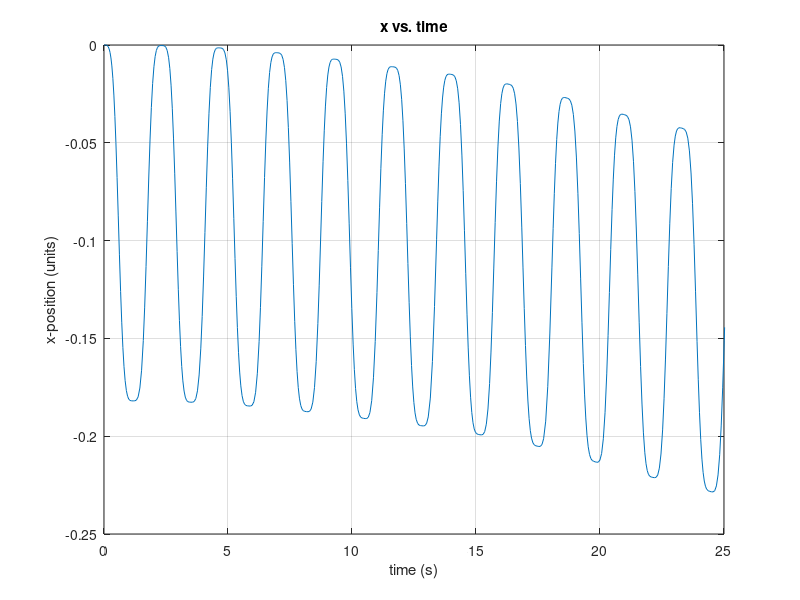
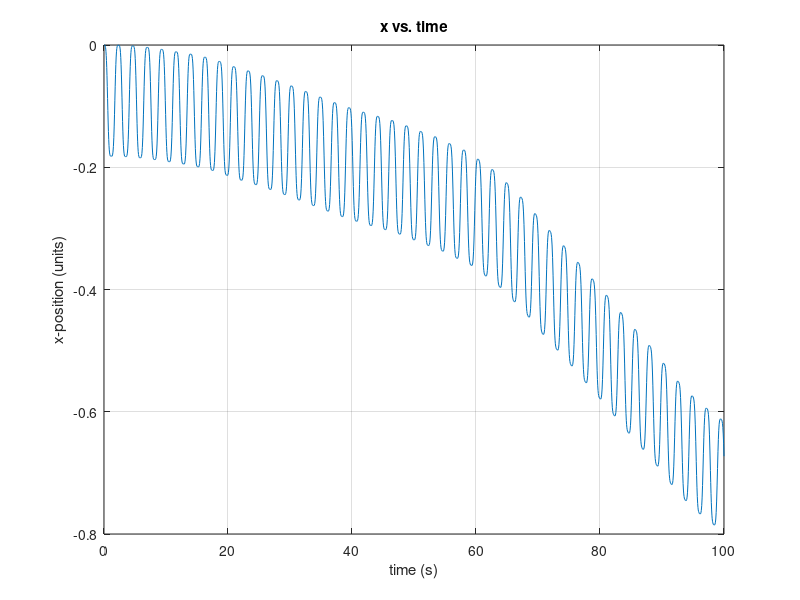
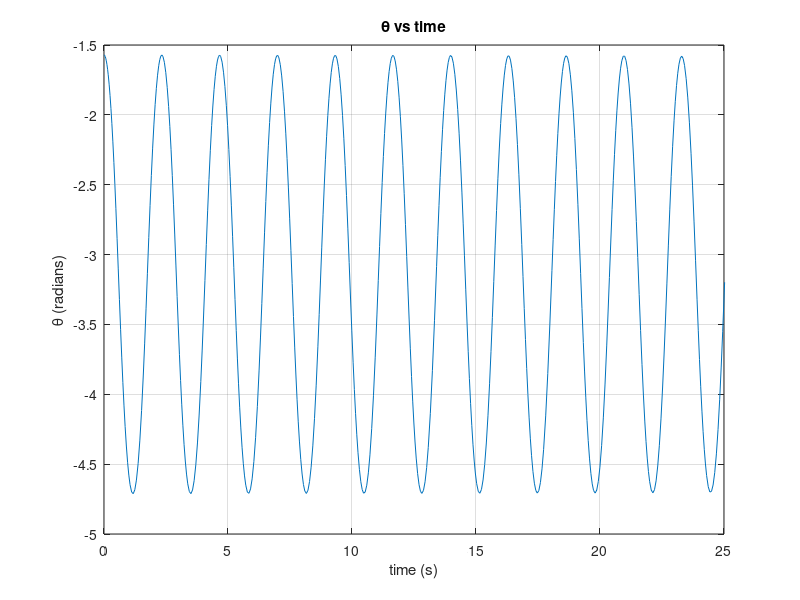
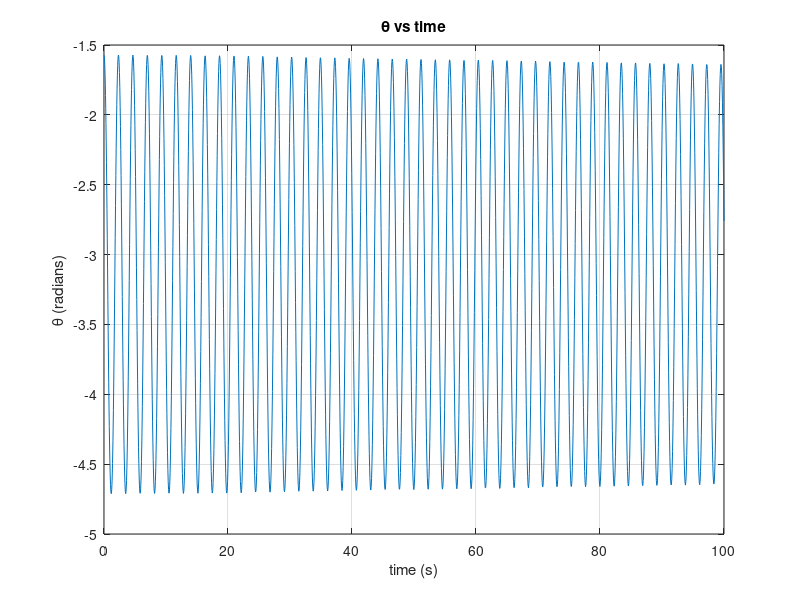

These figures' MATLAB source, in order:
%%  AE 352 HW 6 
%   Problem 3
%   Author: Max Feinberg
%   Simulates the motion of a ball rolling in a hemisphere
function main
clear all; close all; clear figure; clc;

t0 = 0;         % initial time
tf = 100;        % final time
y0 = [0; 0; -1*pi/2; 0; ];   % initial conditions

[t,y] = ode45(@diff1,[t0 tf],y0);

figure(1)
plot(t(1:550),y(1:550,1));
xlabel('time (s)');
ylabel('x-position (units)');
title('x vs. time');
xlim([0,25]);
grid on
print -depsc xShort

figure(2)
plot(t,y(:,1));
xlabel('time (s)');
ylabel('x-position (units)');
title('x vs. time');
grid on

print -depsc xLong


figure(3)
plot(t(1:550),y(1:550,3));
xlabel('time (s)');
ylabel('\theta (radians)');
title('\theta vs time');
xlim([0, 25]);
grid on

print -depsc thetaShort

figure(4)
plot(t,y(:,3));
xlabel('time (s)');
ylabel('\theta (radians)');
title('\theta vs time');
grid on

print -depsc thetaLong

y0_EC = [0; 0; -1*pi/2; 0; pi/2; 0];
[u,z] = ode45(@diff2,[t0 5],y0_EC);


figure(5)
plot(u,z(:,1), 'k-');
xlabel('time (s)');
ylabel('x (units)');
title('x vs time');
grid on
print -depsc xEC 

figure(6)
plot(u,z(:,3), 'r-', u,z(:,5), 'b-');
xlabel('time (s)');
ylabel('\theta (radians)');
title('\theta vs time');
legend('\theta_1', '\theta_2');
grid on

print -depsc thetaEC
end

function state = diff1(t,y)
g = -9.81;% m/s^2
m = 10;   % kg
M = 100;  % kg
R = 1;    % units
% ===================
ddot_X = (R*y(4)^2*m*sin(y(3))+m*g*sin(y(3))*cos(y(3))) ...
          /(M+m-m*cos(y(3))^2*R);
state = [y(2); ddot_X; y(4); (-1 * ddot_X*cos(y(3))-g*sin(y(3)))/R]; 
end

function state = diff2(u,y)
g = -9.81;% m/s^2
m1 = 10;  % kg
m2 = 1;   % kg
M = 100;  % kg
R = 1;    % units
% ===================
ddot_X = (R*y(4)^2*m1*sin(y(3))+R*y(6)^2*m2*sin(y(5)) ...
          - m1*g*sin(y(3))*cos(y(3))-m2*g*sin(y(5))*cos(y(5))) ...
          /(M+m1+m2-m1*cos(y(3))^2*R - m2*cos(y(5))^2*R );
state = [y(2); ddot_X; y(4); (-1 * ddot_X*cos(y(3))+g*sin(y(3)))/R; y(6);...
          (-1 * ddot_X*cos(y(5))+g*sin(y(5)))/R]; 
end